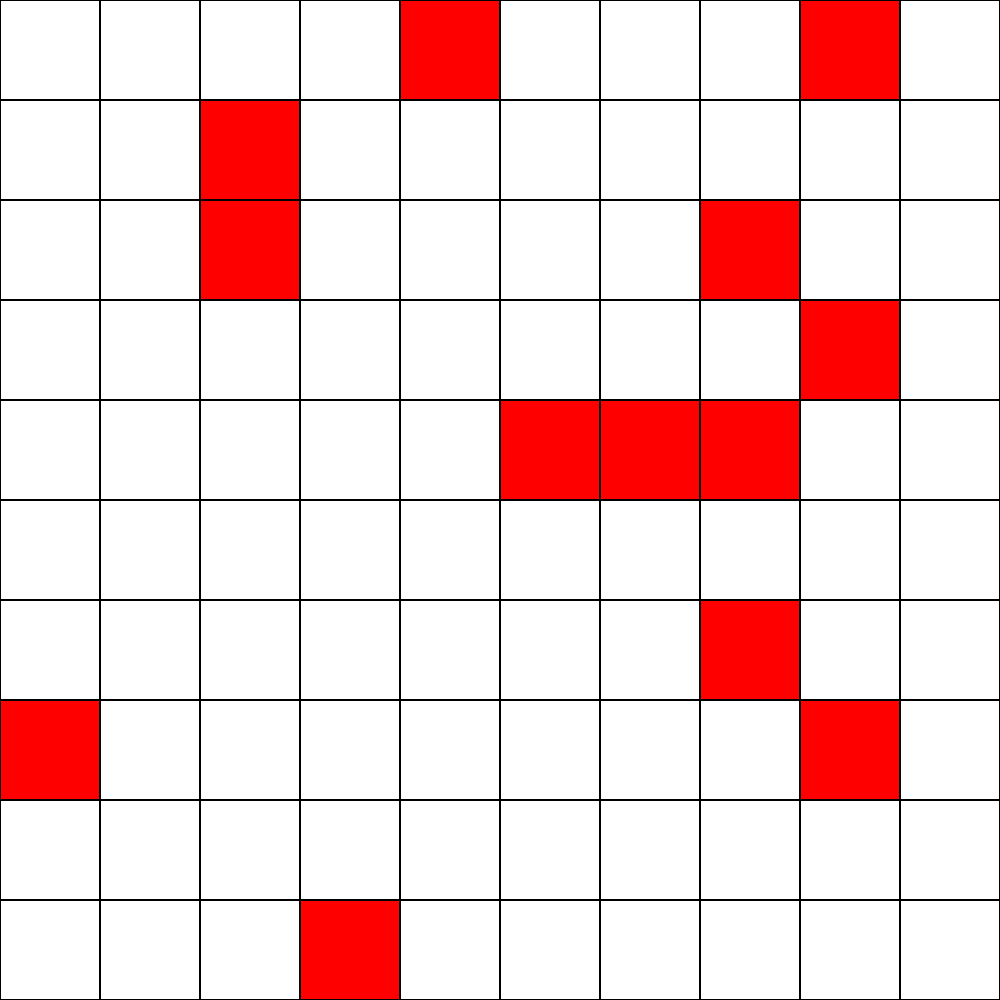
Frame 1 (no input)
Frame 60 (no input): identical to frame 1, image omitted
Frame 120 (the mouse pressed at the canvas centre since frame 60): identical to frame 1, image omitted

The p5.js sketch that drew this single still picture (run headless with seeded random() and noise() and a simulated clock; from frame 60 on, the mouse is pressed at the canvas centre):

// p5.js sketch
// ── sketch.js
// Project Title
// Your Name
// Date
//
// Extra for Experts:
// - describe what you did to take this project "above and beyond"


// auto captioning docstring!!!!:
/**
 * Adds two numbers.
 * @param {number} num1 The first number to add.
 * @param {number} num2 The second number to add.
 * @return {number} The result of adding num1 and num2.
 */
 let example;

 let gameOver = false;
 let lastTime = 0;
 let canvas;
 let points = 0;
 let maxPoints = 0;
 let cell = {
   cellX: 0,
   cellY: 0,
   isMine: false,
   sweeped: false
 }
 
 let cellsList = [];
 let rowLength = 10;
 let collumnLength = 10;
 let boardSize;
 function setup() {
   boardSize = min(windowWidth, windowHeight);
   canvas = createCanvas(boardSize, boardSize);
   canvas.center("horizontal")
  makeGrid()
  massMineMaker();
  textAlign(CENTER)
 }

 function makeGrid(){
  cellsList = [];
  for (let y = 0; y < rowLength; y++) {
    let newCellRow = []
    for (let x = 0; x < collumnLength; x++) {

      let newCell = {...cell};

      newCell.cellX = x + 1;
      newCell.cellY = y + 1;


      newCellRow.push(newCell);

    }
    cellsList.push([...newCellRow])
  }
  print(cellsList.length);
  print(cellsList);
  strokeWeight(2);
 }

 function windowResized(){
  boardSize = min(windowWidth, windowHeight);
  resizeCanvas(boardSize, boardSize);
  canvas.center("horizontal");
 }

 function draw() {
   background(220);
   drawCells();
  if(gameOver){
    endScreen();
  }
  else{

  }
}

function mineMaker(){
  let newMine = cellsList[floor(random(rowLength))][floor(random(collumnLength))]

  print("mines are actually trying to be made")
  if (newMine.isMine === false){
    print("mine made!")
    newMine.isMine = true;
  }
  else{
    mineMaker();
  }
}
function massMineMaker(){
  let minesCount = floor(random(max(rowLength, collumnLength), max(rowLength, collumnLength) + min(rowLength, collumnLength)/2 ));
  print(minesCount);
  for (let i = 0; i < minesCount; i++){
    print("running mineMaker");
    mineMaker();
  }

}
function tileNumberer(cell){

  for (let y = 0; y < rowLength; y++) {
    for (let x = 0; x < collumnLength; x++) {
      const element = cellsList[y][x];
      if (cellsList.isMine === true){
        
      }

    }

    
  }
}


function endScreen(){
  textAlign(CENTER, CENTER)
  fill(0)
  textSize(100)
  print(text( round(points/maxPoints), boardSize/2, boardSize/2))
 }



 /**
  * draws all cells inside of the cellsList variable.
  */

function drawCells(){
   
   for (let y = 0; y < rowLength; y++) {
     for (let x = 0; x < collumnLength; x++) {
     const element = cellsList[y][x];
 
     if (element.isMine){
      fill(255, 0, 0)
     }

     else{
       fill(255);
     }
     if (element.sweeped){
    fill(0)
    text("S", (element.cellX - .5)* boardSize/collumnLength, (element.cellY-1)* boardSize/rowLength);
    fill(255)
    }
    
     square((element.cellX - 1)* boardSize/collumnLength, (element.cellY - 1)* boardSize/rowLength, boardSize/min(rowLength, collumnLength));
   }
 }
 }
 /**
  * returns the object related to the coordinates placeX and placeY
  * 
  * @param {number} placeX The x coordinate searched
  * @param {number} placeY The y coordinate searched
  *  
  */
function lookForCell(placeX, placeY){
   for (let y = 0; y < rowLength; y++) {
     for (let x = 0; x < collumnLength; x++) {
     const element = cellsList[y][x];
     // print(floor(placeX * 5 / boardSize) + 1 === element.cellX && floor(placeY * 5 / boardSize) + 1 === element.cellY);
     if (floor(placeX * rowLength / boardSize) + 1 === element.cellX && floor(placeY * rowLength / boardSize) + 1 === element.cellY){
       
       return element;
     }
   }
 }
   return undefined;
 }
 
 /**
  * Triggered when mouse is Clicked. 
  */
function mouseClicked(){
   if(!(mouseX> 0 && mouseY > 0 && mouseX < boardSize && mouseY < boardSize)){
   return
  }
   // print(lookForCell(mouseX, mouseY));
   if(lookForCell(mouseX, mouseY).isBlack && lookForCell(mouseX, mouseY).isColour){
    points += 5;
   }
   else if(lookForCell(mouseX, mouseY).isBlack){
    points += 1;
   }
   else{
    points-= 2;
   }
   lookForCell(mouseX, mouseY).isBlack = false;

   if(!lookForCell(mouseX, mouseY).isMine){
    lookForCell(mouseX, mouseY).sweeped = true;
   }
 
 
 
 }
function keyPressed(){
   gameOn = true;
 }
